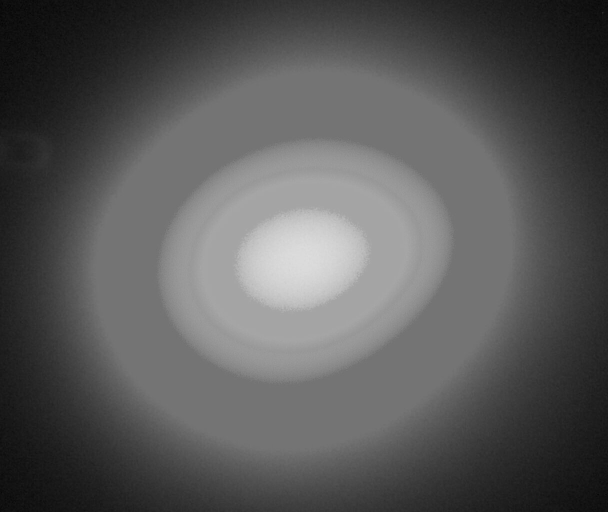
#> input picture examples/beam/20251016_134425_18.png, 1216 x 1024 px (shown at 1/2 size)
$ python plot_image_as_3d_surface.py --image examples/beam/20251016_134425_18.png
#> lines starting #> are read from the running program, lines starting #| are printed output that depends on the picture; after the words box and inside, x2 and y2 are one past the last pixel; in counts of white or black regions, pixels touching at a corner belong together; long printed decimals are rounded
### gaussfitter.py
# gaussfitter.py
# created by Adam Ginsburg (adam.ginsburg@colorado.edu or keflavich@gmail.com) 3/17/08)
#from numpy import *
import numpy as np
from scipy import optimize
from scipy import stats


def moments(data, circle, rotate, vheight):
    """Returns (height, amplitude, x, y, width_x, width_y, rotation angle)
    the gaussian parameters of a 2D distribution by calculating its
    moments.  Depending on the input parameters, will only output
    a subset of the above"""

    total = data.sum()

    X, Y = np.indices(data.shape)

    x = (X * data).sum() / total
    y = (Y * data).sum() / total

    col = data[:, int(y)]
    row = data[int(x), :]

    width_x = np.sqrt(np.abs((np.arange(col.size) - y) ** 2 * col).sum() / col.sum())
    width_y = np.sqrt(np.abs((np.arange(row.size) - x) ** 2 * row).sum() / row.sum())

    width = (width_x + width_y) / 2.0

    height = stats.mode(data.ravel(), keepdims=True)[0][0]

    amplitude = data.max() - height

    mylist = [amplitude, x, y]

    if vheight == 1:
        mylist = [height] + mylist

    if circle == 0:
        mylist = mylist + [width_x, width_y]

    else:
        mylist = mylist + [width]

    if rotate == 1:
        mylist = mylist + [0.0]  # rotation "moment" is just zero...

    return tuple(mylist)


def twodgaussian(inpars, circle, rotate, vheight):
    """Returns a 2d gaussian function of the form:
    x' = cos(rota) * x - sin(rota) * y
    y' = sin(rota) * x + cos(rota) * y
    (rota should be in degrees)
    g = b + a exp ( - ( ((x-center_x)/width_x)**2 +
    ((y-center_y)/width_y)**2 ) / 2 )

    where x and y are the input parameters of the returned function,
    and all other parameters are specified by this function

    However, the above values are passed by list.  The list should be:
    inpars = (height, amplitude, center_x, center_y, width_x, width_y, rota)

    You can choose to ignore / neglect some of the above input parameters using the following options:
        circle=0 - default is an elliptical gaussian (different x, y widths), but can reduce
            the input by one parameter if it's a circular gaussian
        rotate=1 - default allows rotation of the gaussian ellipse.  Can remove last parameter
            by setting rotate=0
        vheight=1 - default allows a variable height-above-zero, i.e. an additive constant
            for the Gaussian function.  Can remove first parameter by setting this to 0
    """
    inpars_old = inpars
    inpars = list(inpars)
    if vheight == 1:
        height = inpars.pop(0)
        height = float(height)
    else:
        height = float(0)
    amplitude, center_x, center_y = inpars.pop(0), inpars.pop(0), inpars.pop(0)
    amplitude = float(amplitude)
    center_x = float(center_x)
    center_y = float(center_y)
    if circle == 1:
        width = inpars.pop(0)
        width_x = float(width)
        width_y = float(width)
    else:
        width_x, width_y = inpars.pop(0), inpars.pop(0)
        width_x = float(width_x)
        width_y = float(width_y)
    if rotate == 1:
        rota = inpars.pop(0)
        rota = np.pi / 180.0 * float(rota)
        rcen_x = center_x * np.cos(rota) - center_y * np.sin(rota)
        rcen_y = center_x * np.sin(rota) + center_y * np.cos(rota)
    else:
        rcen_x = center_x
        rcen_y = center_y
    if len(inpars) > 0:
        raise ValueError(
            "There are still input parameters:"
            + str(inpars)
            + " and you've input: "
            + str(inpars_old)
            + " circle=%d, rotate=%d, vheight=%d" % (circle, rotate, vheight)
        )

    def rotgauss(x, y):
        if rotate == 1:
            xp = x * np.cos(rota) - y * np.sin(rota)
            yp = x * np.sin(rota) + y * np.cos(rota)
        else:
            xp = x
            yp = y
        g = height + amplitude * np.exp(
            -(((rcen_x - xp) / width_x) ** 2 + ((rcen_y - yp) / width_y) ** 2) / 2.0
        )
        return g

    return rotgauss


def gaussfit(
    data, err=None, params=[], autoderiv=1, return_all=0, circle=0, rotate=1, vheight=1
):
    """
    Gaussian fitter with the ability to fit a variety of different forms of 2-dimensional gaussian.

    Input Parameters:
        data - 2-dimensional data array
        err=None - error array with same size as data array
        params=[] - initial input parameters for Gaussian function.
            (height, amplitude, x, y, width_x, width_y, rota)
            if not input, these will be determined from the moments of the system,
            assuming no rotation
        autoderiv=1 - use the autoderiv provided in the lmder.f function (the alternative
            is to us an analytic derivative with lmdif.f: this method is less robust)
        return_all=0 - Default is to return only the Gaussian parameters.  See below for
            detail on output
        circle=0 - default is an elliptical gaussian (different x, y widths), but can reduce
            the input by one parameter if it's a circular gaussian
        rotate=1 - default allows rotation of the gaussian ellipse.  Can remove last parameter
            by setting rotate=0
        vheight=1 - default allows a variable height-above-zero, i.e. an additive constant
            for the Gaussian function.  Can remove first parameter by setting this to 0

    Output:
        Default output is a set of Gaussian parameters with the same shape as the input parameters
        Can also output the covariance matrix, 'infodict' that contains a lot more detail about
            the fit (see scipy.optimize.leastsq), and a message from leastsq telling what the exit
            status of the fitting routine was

        Warning: Does NOT necessarily output a rotation angle between 0 and 360 degrees.
    """
    if params == []:
        params = moments(data, circle, rotate, vheight)
    if err == None:
        errorfunction = lambda p: np.ravel(
            (twodgaussian(p, circle, rotate, vheight)(*np.indices(data.shape)) - data)
        )
    else:
        errorfunction = lambda p: np.ravel(
            (twodgaussian(p, circle, rotate, vheight)(*np.indices(data.shape)) - data)
            / err
        )
    if autoderiv == 0:
        # the analytic derivative, while not terribly difficult, is less efficient and useful.  I only bothered
        # putting it here because I was instructed to do so for a class project - please ask if you would like
        # this feature implemented
        raise ValueError("I'm sorry, I haven't implemented this feature yet.")
    else:
        p, cov, infodict, errmsg, success = optimize.leastsq(
            errorfunction, params, full_output=1
        )
    if return_all == 0:
        return p
    elif return_all == 1:
        return p, cov, infodict, errmsg

### useful_routines.py
#!/usr/bin/env python
# -*- coding: utf-8 -*-

import os
import sys
import traceback
import logging
import time
import re
import glob
import json
import copy
import numpy as np
import pickle
import h5py
import zmq
import imageio
import simplejpeg
import scipy.ndimage as ndi
from scipy.spatial import distance_matrix
from scipy.constants import c, eV, h, angstrom
from scipy.interpolate import interp1d
from skimage.morphology import convex_hull_image, remove_small_objects
from scipy.optimize import minimize
from scipy.signal import periodogram
import multiprocessing as mp
import warnings
import gevent

warnings.filterwarnings("ignore")
import datetime
import subprocess
from numbers import Number
import pprint

import cv2 as cv

import gzip
import pylab
from math import (
    sin,
    cos,
    atan2,
    radians,
    sqrt,
    ceil,
)

try:
    import seaborn as sns

    sns.set(color_codes=True)
except:
    pass

try:
    import pyfiglet
except:
    pyfiglet = None

from matplotlib import rc

rc("font", **{"family": "serif", "serif": ["Palatino"]})
rc("text", usetex=True)

try:
    import lmfit
except:
    lmfit = None

import redis

# https://stackoverflow.com/questions/1622943/timeit-versus-timing-decorator
from functools import wraps

def timing(f):
    # [7 lines left out: function wrap, not called in this run]

    return wrap

# [4 lines left out: function figlet_print, not called in this run]


# [9 lines of commented-out code are left out]

golden_ratio = 1.618033988749895

DEFAULT_BROKER_PORT = 5555
MOTOR_BROKER_PORT = 5557
CAMERA_BROKER_PORT = 5556

match_number_in_spot_file = re.compile(".*([\d]{6}).adx.gz")
match_number_in_cbf = re.compile(".*([\d]{6}).cbf.gz")

run_pattern = "(\/nfs\/data\d\/\d\d\d\d_Run\d).*"

black = (0, 0, 0)
white = (1, 1, 1)
yellow = (1, 0.706, 0)
blue = (0, 0.706, 1)
green = (0.706, 1, 0)
magenta = (0.706, 0, 1)
cyan = (0, 1, 0.706)
purpre = (1, 0, 0.706)

notions = ["background", "foreground", "pin", "stem", "loop", "loop_inside", "crystal"]

colors_for_labels = {
    "crystal": green,
    "loop": purpre,
    "loop_inside": blue,
    "stem": cyan,
    "pin": magenta,
    "foreground": white,
    "background": black,
}

parameters_setup = {
    # center of rotation
    "c": {
        "value": None,
        "vary": True,
        "min": None,
        "max": None,
        "default": "np.median(clicks)",
    },
    # radius of rotation
    "r": {
        "value": None,
        "vary": True,
        # "min": 0.0,
        # "max": 2.0 * 1360.0,
        "default": "np.max(np.abs(clicks - np.median(clicks)))",
    },
    # phase of rotation around the center
    "alpha": {
        "value": None,
        "vary": True,
        "min": 0.0,
        "max": 2.0 * np.pi,
        "default": "np.pi * 2 * np.random.random()",  # angles[np.argmax(np.abs(np.abs(clicks - np.median(clicks))))]",
    },
    # phase of rotation of the plane of the refractive planparallel slab
    "beta": {
        "value": None,
        "vary": True,
        "min": 0.0,
        "max": 2.0 * np.pi,
        "default": "np.random.random() * 2 * np.pi",
    },
    # thickness of the planparallel slab
    "thickness": {
        "value": 0.05,
        "vary": True,
        "min": 0,
        "max": None,
        "default": 0.0,
    },
    # immersion depth of the sample within the planparallel slab
    "depth": {
        "value": 0.025,
        "vary": True,
        "min": 0.0,
        "max": None,
        "default": 0.0,
    },
    # index of refraction of the material of the planparallel slab
    "index_of_refraction": {
        "value": 1.31,
        "vary": False,
        "min": 1.0,
        "max": 2.0,
        "default": 1.31,
    },
}

murko_repository="/nfs/data2/Martin/Research/murko_gh2"
sys.path.insert(0, murko_repository)
try:
    from utils import label2rgb, get_resized_image
    from config import luts
    murko_available = True
except:
    murko_available = False

# [119 lines left out: functions zmurko, get_predictions, get_image_size, run_oa, get_redis_connection, measure_sample_stability, not called in this run]


def get_center_of_mass(arr):
    return ndi.center_of_mass(arr)

# [7 lines left out: function get_filtered_image, not called in this run]

def get_string_from_timestamp(
    timestamp=None, fmt="%Y%m%d_%H%M%S", method="datetime", modify=True
):
    if timestamp is None:
        timestamp = time.time()
    if method == "datetime":
        timestring = datetime.datetime.fromtimestamp(timestamp).strftime(fmt)
    else:
        timestring = time.ctime(timestamp)
        if modify:
            timestring = timestring.replace(" ", "_").replace(":", "")
    return timestring


# [8 lines left out: function get_time_from_string, not called in this run]


def get_user_id():
    return os.getuid()


def get_login():
    try:
        login = os.getlogin()
    except:
        try:
            login = subprocess.getoutput("whoami")
        except:
            login = "com-proixma2a"
    return login


# [51 lines left out: functions check_gonio, check_detector, check_protective_cover, check_beam_center, check_cats, get_full_name_pattern, not called in this run]


def _get_element(puck, sample):
    element = f"{puck:d}_{sample:02d}"
    return element

# [128 lines left out: functions get_element, get_name_pattern_complement, collect_images_at_angles, get_aaoi, get_raster_from_opti, get_raster_scan_parameters and 2 more, not called in this run]


def mirror(grid):
    return raster(grid, k=0, l=1)


# [442 lines left out: functions get_z, get_scaled_raster, execute_raster, ready_detector, _ready_detector, program_detector and 1 more, not called in this run]


def get_server_status(server_name):
    server_status = subprocess.getoutput("%s status" % server_name)
    return server_status


# [27 lines left out: functions check_server, get_puck_and_position, not called in this run]


def color_to_int(color):
    return tuple(map(lambda x: int(255 * x), color))


# [97 lines left out: functions test_get_result_position, _fit_line, get_circle_initial_parameters, get_circle_from_lifi, not called in this run]


def _get_error_from_results(results):
    return np.sum(results[-1] ** 2)


# [361 lines left out: functions get_optimum_lifi, _format_position, get_orthogonal_displacements, determine_the_best_model, get_result_position, check_directory, not called in this run]


def get_dirname(path):
    dirname = os.path.dirname(os.path.realpath(path))
    return dirname


def get_app_camera(protocol=2):
    return get_redis_connection().get("app_camera").decode()


def set_app_camera(mxcube_camera="murko", protocol=2):
    get_redis_connection().set("app_camera", mxcube_camera)


def get_mxcube_camera(protocol=2):
    return get_redis_connection().get("mxcube_camera").decode()


def set_mxcube_camera(mxcube_camera="oav", protocol=2):
    get_redis_connection().set("mxcube_camera", mxcube_camera)


# [47 lines left out: functions save_pickled_file, get_pickled_file, get_full_run_path, adjust_filename_for_ispyb, adjust_filename_for_archive, adjust_filename, not called in this run]


def is_jpeg(image):
    return simplejpeg.is_jpeg(image)


def is_number(variable):
    return isinstance(variable, Number)


# [7 lines left out: function is_valid_number, not called in this run]


def read_jpeg(imagename):
    image = simplejpeg.decode_jpeg(open(imagename, "rb").read())
    return image

# [721 lines left out: functions write_jpeg, get_image_at_angle, get_omegas_images, get_gonio_history, get_camera_history, get_crop and 30 more, not called in this run]


def rgb_to_hex(_rgb):
    return ("{:02X}" * 3).format(*_rgb)


# [51 lines left out: functions get_bbox_from_mask, get_mask_boundary, _get_results, get_ordinal_from_spot_file_name, get_ordinal_from_cbf_file_name, not called in this run]


def get_spots(spots_file):
    return spots


# [17 lines left out: functions get_spots_lines, get_spots_tioga, not called in this run]


def get_spot_xds(filename="SPOT.XDS"):
    spot_xds = np.loadtxt(filename)
    return spot_xds


# [81 lines left out: functions get_number_of_spots, get_spots_resolution, get_tioga_results, tioga_results_analysis, get_tioga_spots_filename, get_tioga_spots, not called in this run]


colspot_spots = re.compile("[\s]+[\d]+[\s]+[\d]+[\s]+([\d]+)[\s]+[\d]+")


# [109 lines left out: functions get_colspot_results, save_and_plot_tioga_results, get_spots_mm, get_scattered_rays, get_rays_from_all_images, get_polygon_patch and 2 more, not called in this run]


def get_index_of_max_or_min(image, max_or_min="max"):
    return np.unravel_index(getattr(np, f"arg{max_or_min}")(image), image.shape)


# [36 lines left out: functions principal_axes, get_notion_string, not called in this run]


def get_d_min_for_ddv(r_min, wavelength, detector_distance):
    d_min = get_resolution_from_radial_distance(r_min, wavelength, detector_distance)
    return d_min


# [140 lines left out: functions get_ddv, get_ddv_as_image, get_baseline, get_slope, get_vertical_and_horizontal_shift_between_two_positions, get_shift_from_aligned_position_and_reference_position and 1 more, not called in this run]


def get_xyz(position, xyz_keys=["AlignmentY", "CentringX", "CentringY"]):
    xyz = [position[key] for key in xyz_keys]
    return xyz


def get_okp(position, okp_keys=["Omega", "Kappa", "Phi"]):
    okp = [position[key] for key in okp_keys]
    return okp


# [251 lines left out: functions get_rotation_matrix, get_3d_rotation_matrix, get_axis, get_mC, get_mT, get_cx_and_cy and 12 more, not called in this run]


def get_common_keys(p1, p2):
    ck = set(p1.keys()).intersection(set(p2.keys()))
    return ck


# [53 lines left out: functions positions_close, get_position_from_vector, get_vector_from_position, get_distance, not called in this run]


def get_reduced_point(p, keys=["CentringX", "CentringY"]):
    return dict([(key, value) for key, value in p.items() if key in keys])


# [18 lines left out: functions copy_position, get_point_between, not called in this run]


# minikappa translational offsets
def circle_model(angle, center, amplitude, phase):
    return center + amplitude * np.cos(angle - phase)


def line_and_circle_model(kappa, intercept, growth, amplitude, phase):
    return intercept + kappa * growth + amplitude * np.sin(np.radians(kappa) - phase)


# [6 lines left out: function amplitude_y_model, not called in this run]


def get_alignmentz_offset(kappa, phi):
    return 0


# [58 lines left out: functions get_alignmenty_offset, amplitude_cx_model, not called in this run]


def amplitude_cx_residual_model(kappa, amplitude, phase):
    return amplitude * np.sin(2 * kappa - phase)


def phase_error_model(kappa, amplitude, phase, frequency):
    return amplitude * np.sin(frequency * np.radians(kappa) - phase)


# [389 lines left out: functions get_centringx_offset, amplitude_cy_model, get_centringy_offset, get_move_vector_dictionary_from_fit, get_aligned_position_from_fit_and_reference, get_initial_parameters and 6 more, not called in this run]


def circle_model(radians, c, r, alpha):
    return c + r * np.cos(radians - alpha)


# [4 lines left out: function circle_model_residual, not called in this run]


def projection_model(radians, c, r, alpha):
    return c + r * np.cos(np.dot(2, radians) - alpha)


# [17 lines left out: functions projection_model_residual, _penalty, get_rmsd, not called in this run]


def incident(t, n):
    return np.arcsin(np.sin(t) / n)


def planparallel_shift(depth, t, n, sense=1):
    i = incident(t, n)
    return -depth * np.sin(sense * t - i) / np.cos(i)


# [26 lines left out: functions refractive_shift, refractive_model, refractive_model_residual, not called in this run]


def cost_array(data, model):
    return np.abs(data - model) ** 2


# [74 lines left out: functions cost, test_tioga_results, select_best_model, select_better_model, restart_server, from_number_sequence_to_character_sequence and 1 more, not called in this run]


def from_character_sequence_to_number_sequence(character_sequence, separator=";"):
    return list(map(float, character_sequence.split(";")))


# [98 lines left out: functions merge_two_overlapping_number_sequences, find_overlap, merge_two_overlapping_buffers, position_valid, get_duration, demulti and 2 more, not called in this run]


def get_energy_from_wavelength(wavelength):
    """energy in eV, wavelength in angstrom"""
    return (h * c) / (eV * angstrom) / wavelength


def get_wavelength_from_energy(energy):
    """energy in eV, wavelength in angstrom"""
    return (h * c) / (eV * angstrom) / energy


# [16 lines left out: functions get_theta_from_energy, get_energy_from_theta, get_wavelength_from_theta, not called in this run]


def get_theta_from_wavelength(wavelength, d=3.1347507142511746):
    theta = np.degrees(np.arcsin(wavelength / (2 * d)))
    return theta


# [15 lines left out: functions get_resolution_from_radial_distance, get_resolution_from_detector_distance, not called in this run]


def get_theta_from_resolution_and_wavelength(resolution, wavelength):
    theta = np.arcsin(wavelength / (2 * resolution))
    return theta


# [174 lines left out: functions get_radial_distance_from_resolution, get_detector_distance_from_resolution, get_camera_id, run_xds, write_xds_inp_init, execute_xds and 3 more, not called in this run]


def get_cbf_directory(directory, name_pattern):
    return directory

# [47 lines left out: functions get_cbf_template, get_jpeg_template, get_thumbnail_template, get_thumbnail_filenames, generate_thumbnails, not called in this run]

def get_template(directory, name_pattern):
    return os.path.join(directory, name_pattern)


def get_results_filename(template):
    return f"{template}_results.pickle"


def get_parameters_filename(template):
    return f"{template}_parameters.pickle"


def get_diagnostics_filename(template):
    return f"{template}_diagnostics.pickle"


def get_log_filename(template):
    return f"{template}.log"


# [300 lines left out: functions get_cartography_filename, get_csv_filename, get_camera_services, get_motor_services, get_sai_services, get_singleton_services and 6 more, not called in this run]


# [2 lines that do not run on import are left out]
    # test_tioga_results()

### plot_image_as_3d_surface.py
#!/usr/bin/env python
# -*- coding: utf-8 -*-
# https://stackoverflow.com/questions/31805560/how-to-create-surface-plot-from-greyscale-image-with-matplotlib
import os
import numpy as np
import matplotlib.pyplot as plt
from mpl_toolkits.mplot3d import Axes3D
from matplotlib import cm
from matplotlib.ticker import LinearLocator, FormatStrFormatter
import matplotlib.patches
import imageio
import skimage
from gaussfitter import gaussfit, twodgaussian
import cv2 as cv
from useful_routines import get_index_of_max_or_min

# bzoom camera pixel size at zoom 7 np.array([0.000113, 0.000113]


def get_img(image_name):
#> called with image_name = 'examples/beam/20251016_134425_18.png'
    img = imageio.imread(image_name).astype(float)
    img /= 255.0
    if len(img.shape) == 3:
        img = img.mean(axis=2)
    median = np.median(img)
#> median = 0.337
    print("median", median)
#| median 0.3373
    img[img < 1.2 * median] = 0
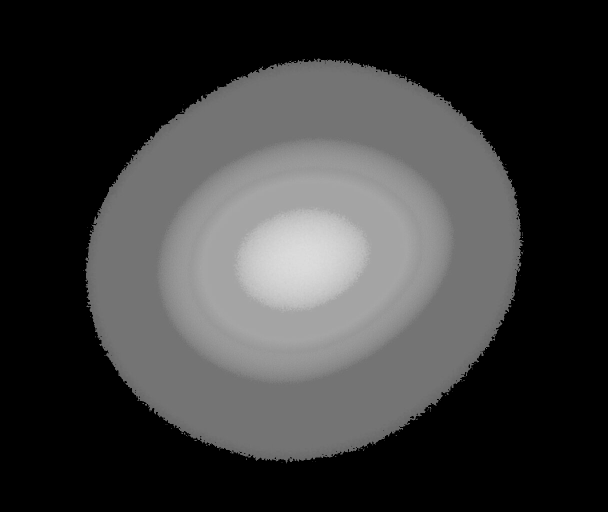
#> img: shape (1024, 1216) float64 (shown at 1/2 size); min 0, max 0.871, mean 0.226
    img[img >= 1.2 * median] -= 1.2 * median
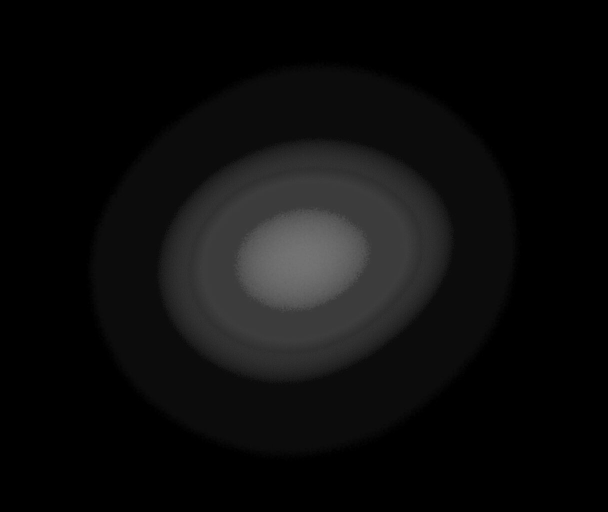
#> img: shape (1024, 1216) float64 (shown at 1/2 size); min 0, max 0.466, mean 0.0522
    img[img < 0] = 0
    mask = skimage.morphology.remove_small_objects(img > 0)
#> mask: shape (1024, 1216) bool; 42.9% white; 1 white region, box (x1, y1, x2, y2) and area: (170, 117, 1048, 926) 533603
    img[mask == 0] = 0
#> img: shape (1024, 1216) float64; 0.03% of pixels changed, all inside (x1, y1, x2, y2) = (167, 118, 1048, 928)
#> (the rest of the program and of its run is left out)
